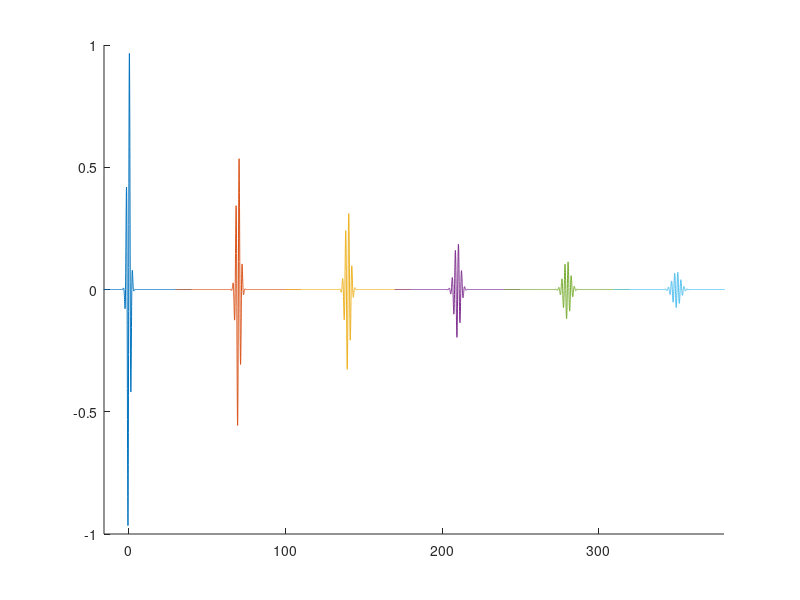

MATLAB code for this plot: (Note: this script raises an error after producing the figure.)
freq = 0.5e6; % 1/4 van onze frequentie
omega = 2*pi * freq;
reflectiecoeff = 0.7; %percentage verlies per trip
sigma = 1.05e-6; 	%'breedte' ongeveer 4 sigma. Stel breedte  =  10 pulsen 2MHz 
			% = > ongeveer 10*0.5e-6 / 4
dsigma = 0.3e-6; %increment in sigma per trip     "dispersie"
trips = 6; %aantal trips
factor = 1.5e-6 / trips;

tmin = -4e-5;
tmax = 4e-5;
tnum = 1500; % groot = nodig voor nauwkeurigheid
ts = linspace(tmin,tmax,tnum); %tijdstippen

clf;
hold on;





delay = 1/14300;



ys = zeros(1,tnum); %uitwijking
for n=0:(trips-1)
	s = sigma + n * dsigma;
	mu = delay * n; %"totale" delay
	pakket = factor * sin(omega*(ts+mu)) ... %or sin for boobies
		.* reflectiecoeff^n ...
		./ s .* exp(-(ts).^2 ./ (2 * s^2));
	plot(1e6*(ts+mu),4.5*pakket);

end

axis([1e6*[-15*sigma,0.00038],[-1,1]]);

naam='puls-echo';
xlab='delay ($\mu$s)';
ylab='';
ylabrule='0.3cm';
width='800';
height='500';
maakgraph(naam,xlab,ylab,ylabrule,width,height);

hold off;
